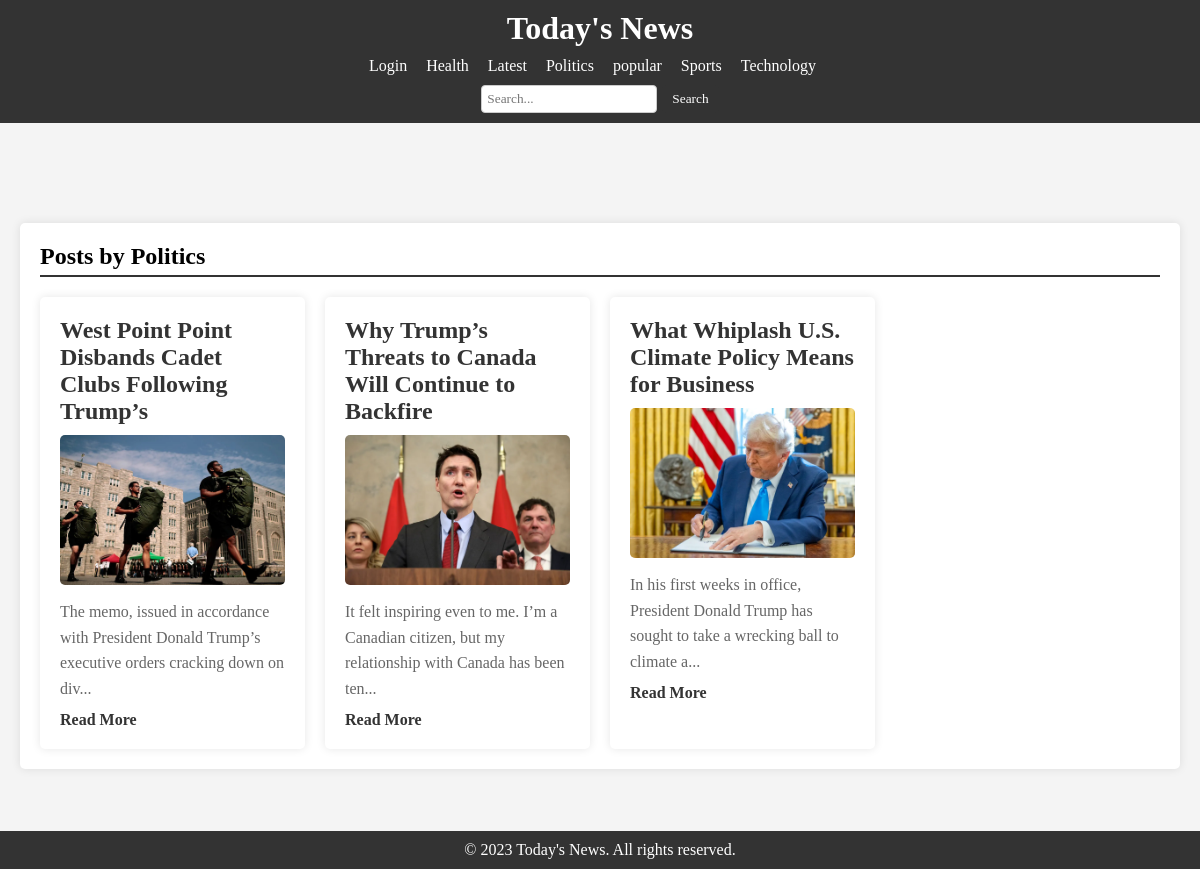
/pages/category.php?category=Politics, run on the app's committed database.
### tables this page shows
CREATE TABLE `categories` (
  `id` int(11) NOT NULL,
  `name` varchar(100) NOT NULL
);

CREATE TABLE `posts` (
  `id` int(11) NOT NULL,
  `title` varchar(255) NOT NULL,
  `body` text NOT NULL,
  `image` longblob NOT NULL,
  `author` varchar(100) NOT NULL,
  `date` timestamp NOT NULL DEFAULT current_timestamp(),
  `category_id` int(11) DEFAULT NULL
);

### pages/category.php (the view, shortened to what this page needs)
<?php
include '../db.php';
$categoryQuery = "SELECT * FROM categories";
$categoryResult = $conn->query($categoryQuery);
if (isset($_GET['category'])) {
    $category_name = $_GET['category'];
    $categoryQuery = "SELECT id FROM categories WHERE name = ?";
    $stmt = $conn->prepare($categoryQuery);
    $stmt->bind_param("s", $category_name);
    $stmt->execute();
    $result = $stmt->get_result();
    if ($result->num_rows > 0) {
        $category = $result->fetch_assoc();
        $category_id = $category['id'];
    } else {
        echo "Category not found!";
        exit();
    }
    $sql = "SELECT * FROM posts WHERE category_id = ? ORDER BY date DESC";
    $stmt = $conn->prepare($sql);
    $stmt->bind_param("i", $category_id);
    $stmt->execute();
    $posts = $stmt->get_result();
} else {
    echo "No category selected!";
    exit();
}
?>
<!DOCTYPE html>
<html lang="en">
<head>
    <link rel="stylesheet" href="../css/posts.css">
</head>
<body>
<header id="main-header">
        <div class="container">
            <h1 class="site-title"><a href="index.php" class="nav-link">Today's News</a></h1>
            <nav class="main-nav">
            <ul class="nav-list">
                    <li class="nav-item"><a href="login.php" class="nav-link">Login</a></li>
                    <?php while ($row = $categoryResult->fetch_assoc()) { ?>
            <li class="nav-item"><a href="category.php?category=<?php echo $row['name']; ?>" class="nav-link"><?php echo $row['name']; ?></a></li>
        <?php } ?>
                </ul>
            </nav>
            <div class="search-container" style="display: flex; align-items: center; justify-content: center; margin-top: 10px;">
                <form action="../functions/search.php" method="GET" style="display: flex;">
                    <input type="text" name="query" placeholder="Search..." class="search-input" style="padding: 5px; border: 1px solid #ccc; border-radius: 4px;">
                    <button type="submit" class="search-button" style="padding: 5px 10px; border: none; background-color: #333; color: white; border-radius: 4px; margin-left: 5px; cursor: pointer;">Search</button>
                </form>
            </div>
        </div>
    </header>
    <main id="content">
        <section class="posts-section">
            <h2 class="section-title">Posts by <?php echo htmlspecialchars($category_name); ?></h2>
            <div class="posts-grid">
            <?php if ($posts->num_rows > 0) {
                while ($row = $posts->fetch_assoc()) { ?>
                <div class="post-card">
                    <h2 class="post-title"><?php echo $row['title']; ?></h2>
                    <img src="../uploads/<?php echo $row['image']; ?>" alt="Post Image" class="post-image">
                    <p class="post-excerpt"><?php echo substr($row['body'], 0, 100) . '...'; ?></p>
                    <a href="post.php?id=<?php echo $row['id'] ?>" class="read-more">Read More</a>
                </div>
                <?php } ?>
                <?php } else{?>
                    <h2 style="text-align: center; color: red;">No posts found in this category.</h2>
                <?php } ?>
            </div>
        </section>
    </main>
    <footer>
        <p>&copy; 2023 Today's News. All rights reserved.</p>
    </footer>
</body>
</html>

### css/posts.css (style rules this page uses)
* { box-sizing: border-box; margin: 0; padding: 0; font-family: "Lugrasimo", serif; }
html, body { height: 100%; }
body { font-family: Arial, sans-serif; margin: 0; padding: 0; background-color: #f4f4f4; }
header { background-color: #333; color: #fff; padding: 10px 0; text-align: center; }
.site-title { margin: 0; }
.main-nav { margin-top: 10px; }
.nav-list { list-style: none; padding: 0; }
.nav-item { display: inline; margin-right: 15px; }
.nav-link { color: #fff; text-decoration: none; }
main { padding: 100px 20px; }
.posts-section { background-color: #fff; padding: 20px; border-radius: 5px; box-shadow: 0 0 10px rgba(0, 0, 0, 0.1); max-width: 1200px; margin: 0 auto; }
.section-title { border-bottom: 2px solid #333; padding-bottom: 5px; }
.posts-grid { display: grid; grid-template-columns: repeat(4, 1fr); gap: 20px; margin-top: 20px; }
.post-card { background-color: #fff; padding: 20px; border-radius: 5px; box-shadow: 0 0 10px rgba(0, 0, 0, 0.1); transition: transform 0.3s, box-shadow 0.3s; }
.post-title { margin-top: 0; font-size: 1.5em; color: #333; }
.post-image { max-width: 100%; height: auto; border-radius: 5px; margin-top: 10px; margin-bottom: 10px; }
.post-excerpt { font-size: 1em; color: #666; line-height: 1.6; }
.read-more { display: inline-block; margin-top: 10px; color: #333; text-decoration: none; font-weight: bold; }
footer { background-color: #333; color: #fff; text-align: center; padding: 10px 0; position: fixed; width: 100%; bottom: 0; }

### data on the page
categories: name "Health"
categories: name "Latest"
categories: name "Politics"
categories: name "popular"
categories: name "Sports"
categories: name "Technology"
posts: title "West Point Point Disbands Cadet Clubs Following Trump’s", image (picture), body "The memo, issued in accordance with President Donald Trump’s executive orders cracking down on div"
posts: title "Why Trump’s Threats to Canada Will Continue to Backfire", image (picture), body "It felt inspiring even to me. I’m a Canadian citizen, but my relationship with Canada has been ten"
posts: title "What Whiplash U.S. Climate Policy Means for Business", image (picture), body "In his first weeks in office, President Donald Trump has sought to take a wrecking ball to climate a"

### other printed values
$category_name "Politics"
